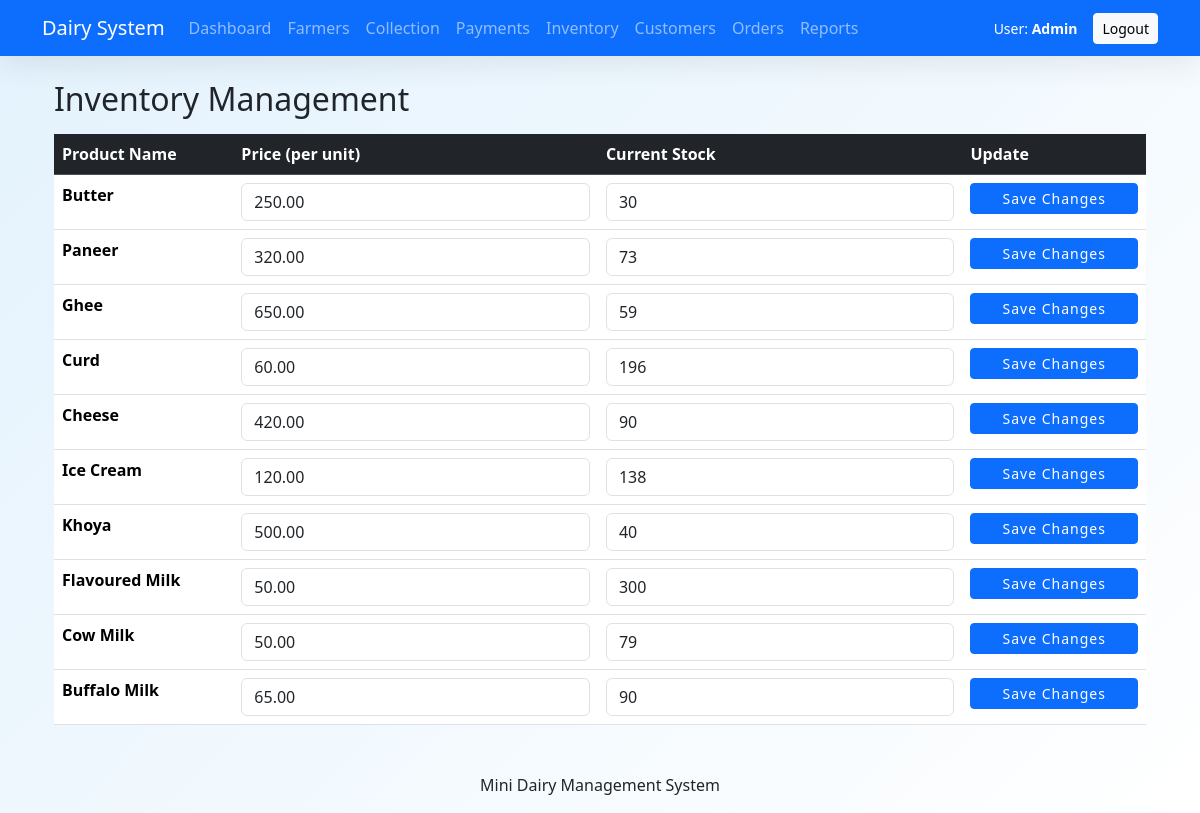
The page /products.php (signed in) on the database its author committed.
### tables this page shows
CREATE TABLE `products` (
  `product_id` int(11) NOT NULL,
  `product_name` varchar(100) DEFAULT NULL,
  `price` decimal(10,2) DEFAULT NULL,
  `stock` int(11) DEFAULT NULL,
  `image` varchar(255) DEFAULT NULL
);

### products.php (the view, shortened to what this page needs)
<?php
include 'header.php';
?>
<div class="container">
    <h2>Inventory Management</h2>
    <table class="table table-hover mt-3">
        <thead class="table-dark">
            <tr>
                <th>Product Name</th>
                <th>Price (per unit)</th>
                <th>Current Stock</th>
                <th>Update</th>
            </tr>
        </thead>
        <tbody>
            <?php
            $res = $conn->query("SELECT * FROM products");
            while($row = $res->fetch_assoc()):
            ?>
            <form method="POST">
                <tr>
                    <td><strong><?php echo $row['product_name']; ?></strong></td>
                    <td><input type="number" name="price" value="<?php echo $row['price']; ?>" class="form-control"></td>
                    <td><input type="number" name="stock" value="<?php echo $row['stock']; ?>" class="form-control"></td>
                    <td>
                        <button type="submit" name="update_product" class="btn btn-primary btn-sm">Save Changes</button>
                    </td>
                </tr>
            </form>
            <?php endwhile; ?>
        </tbody>
    </table>
</div>
<?php include 'footer.php'; ?>

### assets/css/style.css (style rules this page uses)
:root { --primary-blue: #0077b6; --milk-white: #f8fbff; --accent-blue: #caf0f8; --text-dark: #2d3436; --shadow: 0 8px 30px rgba(0,0,0,0.08); }
body { font-family: 'Poppins', sans-serif; background: linear-gradient(135deg, #e3f2fd 0%, #ffffff 100%); background-attachment: fixed; color: var(--text-dark); margin: 0; }
input { width: 100%; padding: 12px 15px; margin: 12px 0; border: 2px solid #eee; border-radius: 10px; box-sizing: border-box; transition: all 0.3s ease; }
button { width: 100%; padding: 14px; background: var(--primary-blue); border: none; border-radius: 10px; color: white; font-weight: 600; font-size: 16px; cursor: pointer; transition: 0.3s; text-transform: uppercase; letter-spacing: 1px; }

### rows shown on the page
products: product_name "Butter", price "250.00", stock "30"
products: product_name "Paneer", price "320.00", stock "73"
products: product_name "Ghee", price "650.00", stock "59"
products: product_name "Curd", price "60.00", stock "196"
products: product_name "Cheese", price "420.00", stock "90"
products: product_name "Ice Cream", price "120.00", stock "138"
products: product_name "Khoya", price "500.00", stock "40"
products: product_name "Flavoured Milk", price "50.00", stock "300"
products: product_name "Cow Milk", price "50.00", stock "79"
products: product_name "Buffalo Milk", price "65.00", stock "90"

### other values the page prints
$_SESSION['name'] "Admin"
